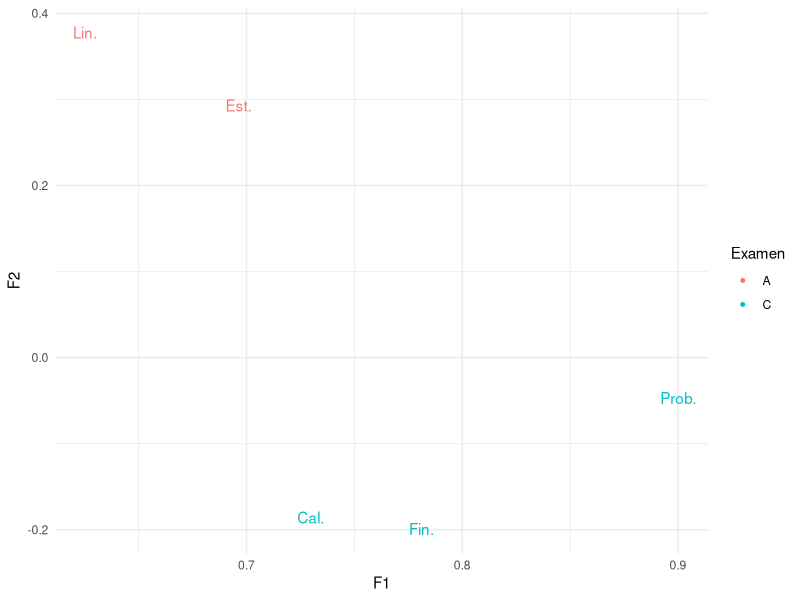
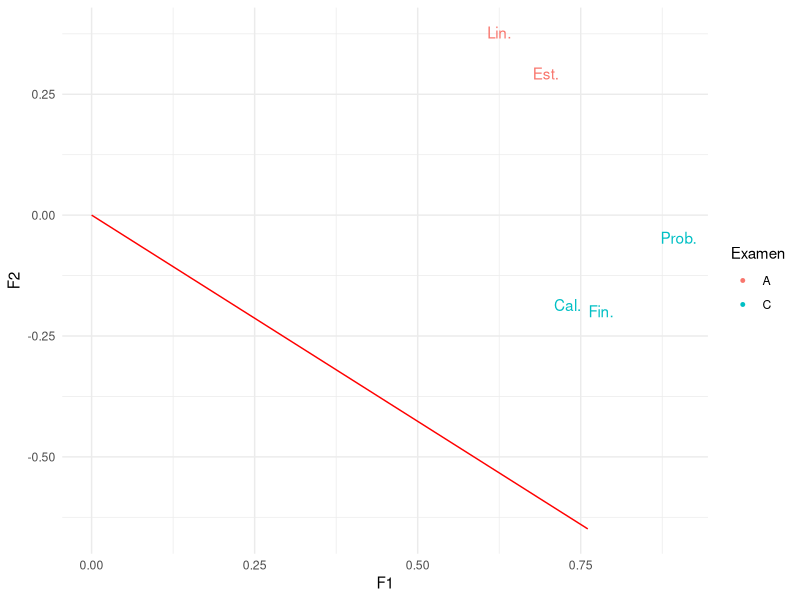
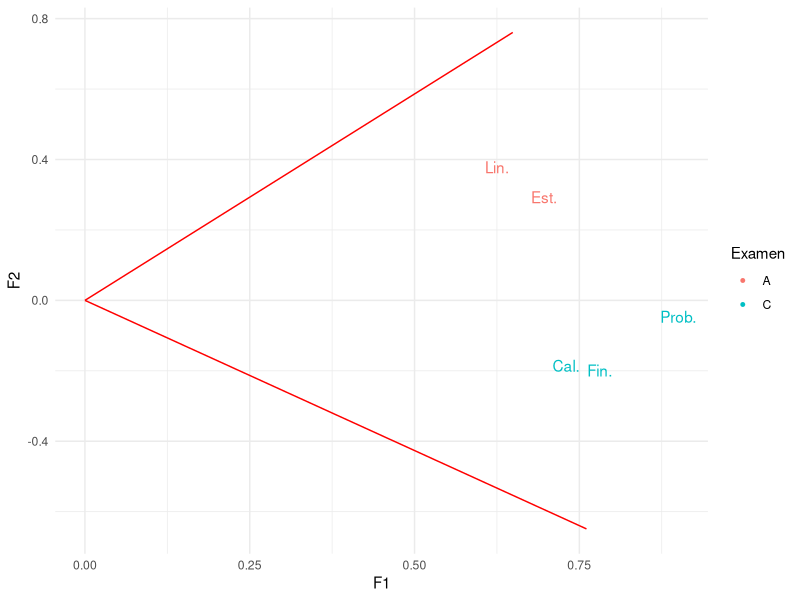
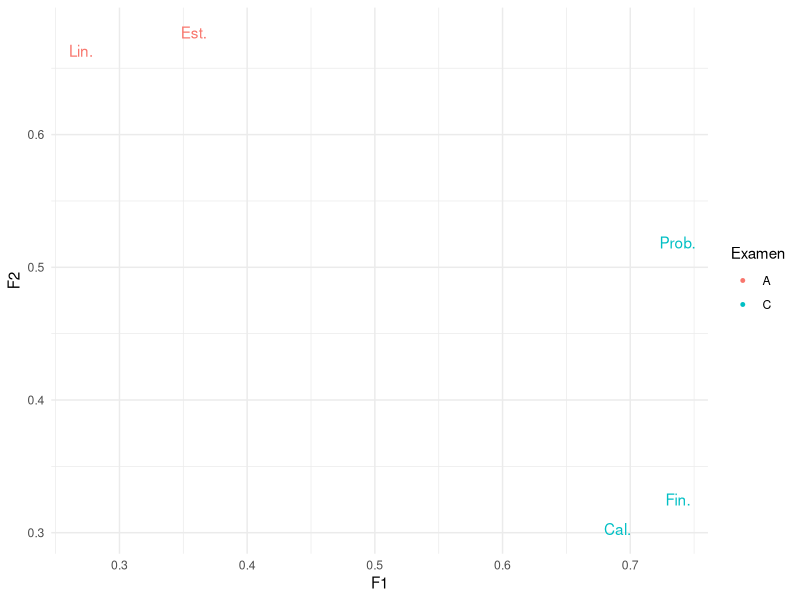
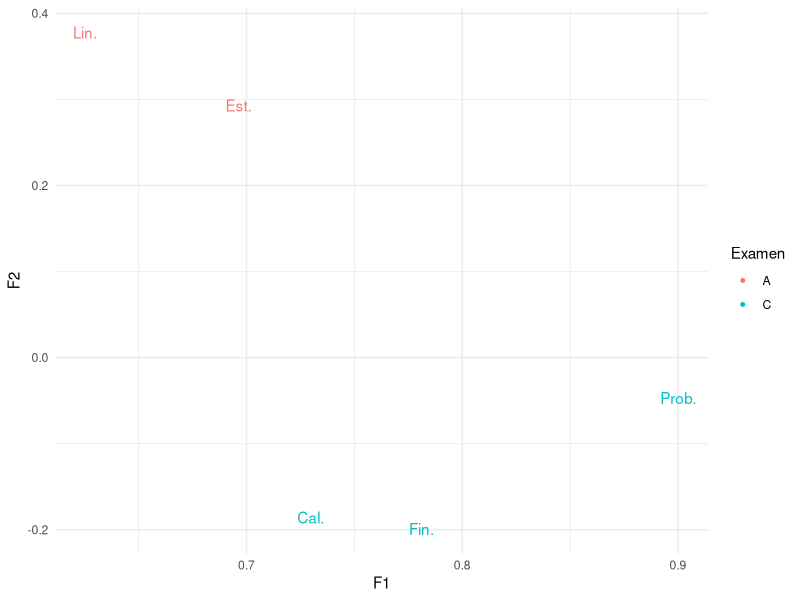
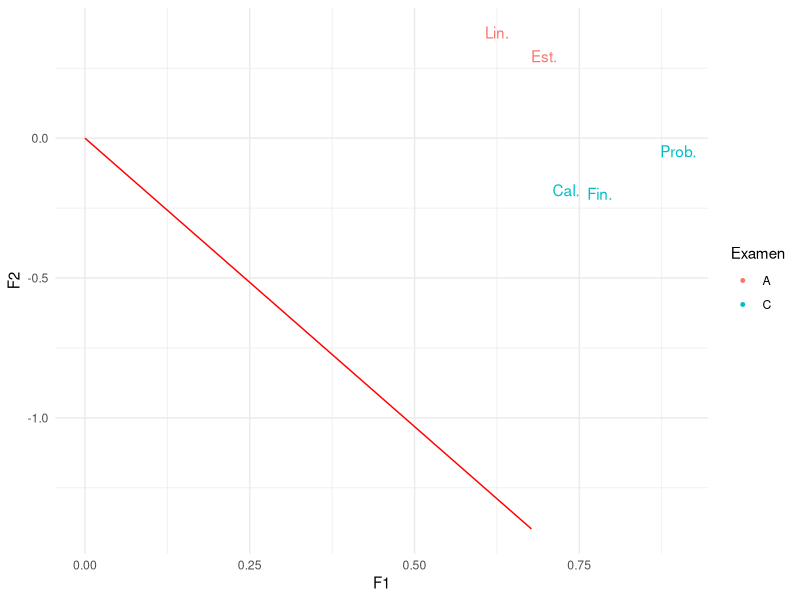
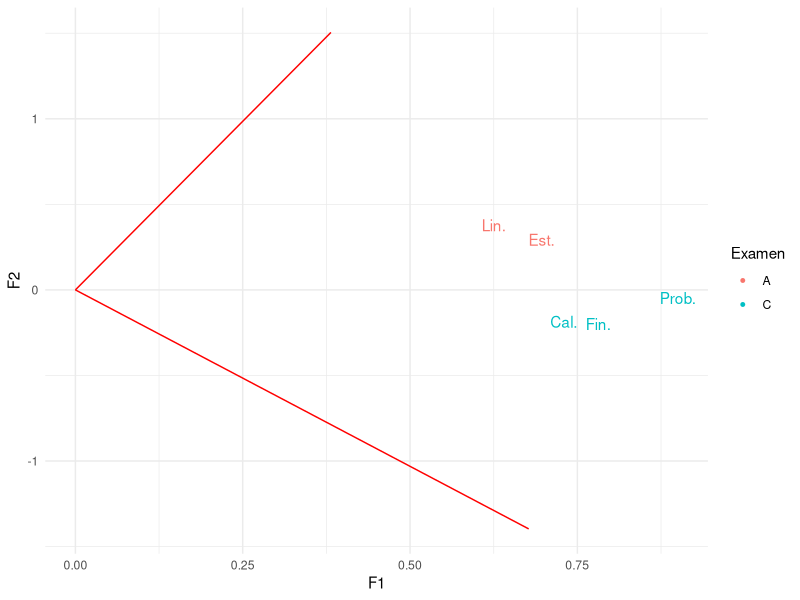
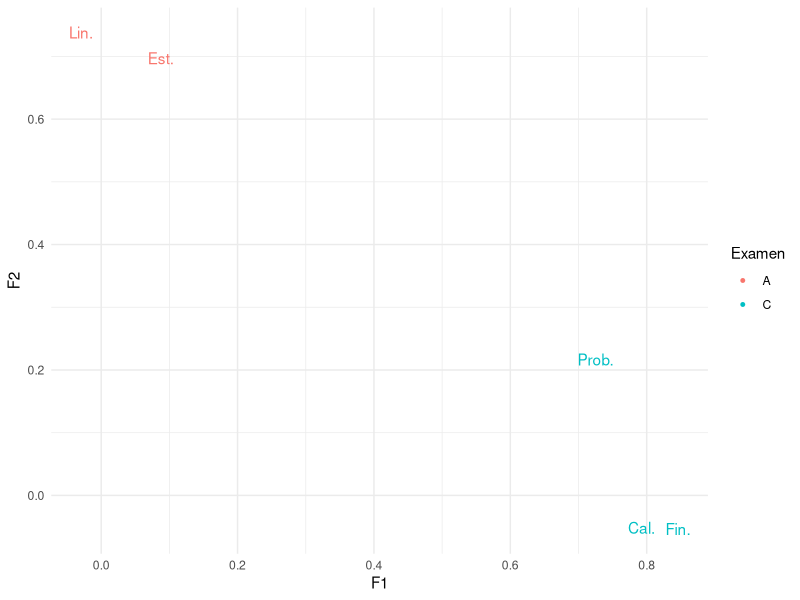

The R source for these figures, in order:
################################################################################
# Libraries                                                                    #
################################################################################
library(ggplot2)
library(GGally)
library(ggthemes)
library(psych)
library(here)
library(expm)
library(GPArotation)

################################################################################
# Calificaciones Ejemplo                                                       

# Leer los datos
setwd("C:/Users/ferna/Documents/Estadistica_Aplicada/Analisis_Multivariado/Ayuda/FA")

calificaciones=read.table("./calificaciones.txt",header = T)

head(calificaciones)

# Obtenemos matriz de correlación muestral
R=round(cor(calificaciones),3);R

# Realizamos factor de análisis principales sin rotación con 1 factor
efa=fa(r=R,nfactors=1,fm="pa",rotate="none")#-- modelo con 1 facotr
efa

# Realizamos factor de análisis principales sin rotación con 2 facores
efa=fa(r=R,nfactors=2,fm="pa",rotate="none")# -- ya con dos factores explica mejor el comportamiento 
efa

# Realizamos factor de análisis por mle sin rotación con 1 factor
efa=fa(r=R,nfactors=1,n.obs=88,fm="mle",rotate="none") # usándola estimacionpor máxima verosimilitud, debo pasarel número de observaciones 
efa

# Estadístico de prueba para 1 factor
efa$STATISTIC # para hacer pruebas de hip

# De forma alternativa construimos el estadístico de prueba para un factor
n=88;p=5;k=1


# haciéndo las estimaciones
Lambda=efa$loadings
Psi=diag(efa$uniquenesses)
Sigma=(Lambda%*%t(Lambda))+Psi

minF=tr(solve(Sigma)%*%R)-log(det(solve(Sigma)%*%R))-p

n_prime=n-1-((2*p+5)/6)-((2*k)/3)

U=n_prime*minF;U

#Valor crítico
nu=.5*(p-k)^2-.5*(p+k)
qchisq(.95,nu)

# Realizamos factor de análisis por mle sin rotación con 2 factores
efa=fa(r=R,nfactors=2,n.obs=88,fm="mle",rotate="none")
efa

# Estadístico de prueba para 2 factores
efa$STATISTIC

# De forma alternativa construimos el estadístico de prueba para un factor
n=88;p=5;k=2

Lambda=efa$loadings
Psi=diag(efa$uniquenesses)
Sigma=(Lambda%*%t(Lambda))+Psi

minF=tr(solve(Sigma)%*%R)-log(det(solve(Sigma)%*%R))-p

n_prime=n-1-((2*p+5)/6)-((2*k)/3)

U=n_prime*minF;U

#Valor crítico
nu=.5*(p-k)^2-.5*(p+k)
qchisq(.95,1)

# Realizamos factor de análisis principales con rotación varimax
efa1=fa(r=R,nfactors=2,fm="pa",rotate="varimax")
efa1

# Graficamos la rotación
efa_df=data.frame("F1"=efa$loadings[,1],"F2"=efa$loadings[,2],
                  "Col"=as.factor(c("A","A","C","C","C")))

p=ggplot(efa_df,aes(x=F1,y=F2,colour=Col))+
  geom_point(size=1,alpha=0)+
  geom_text(show.legend=F,data=efa_df,
            aes(label = c("Lin.","Est.","Prob.","Fin.","Cal.")))+
  theme_minimal()+
  guides(colour = guide_legend(title="Examen", override.aes=list(alpha=1)))
  
p

# Primer eje

x_seq=seq(0,1,by=.1)
y1_seq=numeric(length(x_seq))
y2_seq=numeric(length(x_seq))

for(i in 1:length(x_seq)){
  y1_seq[i]=x_seq[i]*efa1$rot.mat[1,1]
  y2_seq[i]=x_seq[i]*efa1$rot.mat[2,1]
}

df_seq_x=data.frame("x1"=y1_seq,"x2"=y2_seq)
p=p+geom_line(data=df_seq_x,aes(x=x1,y=x2),col="red")
p

# Segundo eje

for(i in 1:length(x_seq)){
  y1_seq[i]=x_seq[i]*efa1$rot.mat[1,2]
  y2_seq[i]=x_seq[i]*efa1$rot.mat[2,2]
}

df_seq_x=data.frame("x1"=y1_seq,"x2"=y2_seq)
p=p+geom_line(data=df_seq_x,aes(x=x1,y=x2),col="red")
p

# Factores con rotación
efa_df=data.frame("F1"=efa1$loadings[,1],"F2"=efa1$loadings[,2],
                  "Col"=as.factor(c("A","A","C","C","C")))

p=ggplot(efa_df,aes(x=F1,y=F2,colour=Col))+
  geom_point(size=1,alpha=0)+
  geom_text(show.legend=F,data=efa_df,
            aes(label = c("Lin.","Est.","Prob.","Fin.","Cal.")))+
  theme_minimal()+
  guides(colour = guide_legend(title="Examen", override.aes=list(alpha=1)))

p


# Realizamos factor de análisis principales con rotación oblimin
efa1=fa(r=R,nfactors=2,fm="pa",rotate="oblimin")
efa1

# Graficamos la rotación
efa_df=data.frame("F1"=efa$loadings[,1],"F2"=efa$loadings[,2],
                  "Col"=as.factor(c("A","A","C","C","C")))

p=ggplot(efa_df,aes(x=F1,y=F2,colour=Col))+
  geom_point(size=1,alpha=0)+
  geom_text(show.legend=F,data=efa_df,
            aes(label = c("Lin.","Est.","Prob.","Fin.","Cal.")))+
  theme_minimal()+
  guides(colour = guide_legend(title="Examen", override.aes=list(alpha=1)))

p

# Primer eje
x_seq=seq(0,1,by=.1)
y1_seq=numeric(length(x_seq))
y2_seq=numeric(length(x_seq))

for(i in 1:length(x_seq)){
  y1_seq[i]=x_seq[i]*efa1$rot.mat[1,1]
  y2_seq[i]=x_seq[i]*efa1$rot.mat[2,1]
}

df_seq_x=data.frame("x1"=y1_seq,"x2"=y2_seq)
p=p+geom_line(data=df_seq_x,aes(x=x1,y=x2),col="red")
p

#Segundo eje
for(i in 1:length(x_seq)){
  y1_seq[i]=x_seq[i]*efa1$rot.mat[1,2]
  y2_seq[i]=x_seq[i]*efa1$rot.mat[2,2]
}

df_seq_x=data.frame("x1"=y1_seq,"x2"=y2_seq)
p=p+geom_line(data=df_seq_x,aes(x=x1,y=x2),col="red")
p

#Factores con rotación
efa_df=data.frame("F1"=efa1$loadings[,1],"F2"=efa1$loadings[,2],
                  "Col"=as.factor(c("A","A","C","C","C")))

p=ggplot(efa_df,aes(x=F1,y=F2,colour=Col))+
  geom_point(size=1,alpha=0)+
  geom_text(show.legend=F,data=efa_df,
            aes(label = c("Lin.","Est.","Prob.","Fin.","Cal.")))+
  theme_minimal()+
  guides(colour = guide_legend(title="Examen", override.aes=list(alpha=1)))

p
################################################################################
